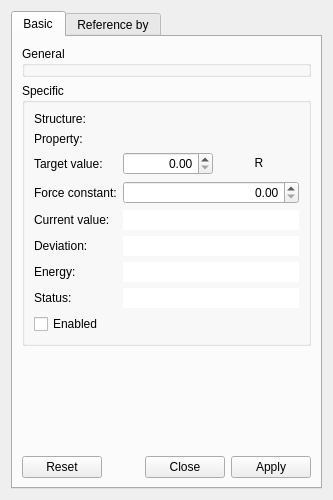
<?xml version="1.0" encoding="UTF-8"?>
<ui version="4.0">
 <class>RestraintDesigner</class>
 <widget class="QWidget" name="RestraintDesigner">
  <property name="geometry">
   <rect>
    <x>0</x>
    <y>0</y>
    <width>333</width>
    <height>500</height>
   </rect>
  </property>
  <property name="windowTitle">
   <string>Form</string>
  </property>
  <layout class="QVBoxLayout" name="verticalLayout">
   <item>
    <widget class="QTabWidget" name="tabWidget">
     <property name="currentIndex">
      <number>0</number>
     </property>
     <widget class="QWidget" name="tab">
      <attribute name="title">
       <string>Basic</string>
      </attribute>
      <layout class="QVBoxLayout" name="verticalLayout_2">
       <item>
        <widget class="QGroupBox" name="generalGB">
         <property name="title">
          <string>General</string>
         </property>
        </widget>
       </item>
       <item>
        <widget class="QGroupBox" name="specificGB">
         <property name="title">
          <string>Specific</string>
         </property>
         <layout class="QGridLayout" name="gridLayout">
          <item row="8" column="0" colspan="4">
           <widget class="QCheckBox" name="enabledCB">
            <property name="text">
             <string>Enabled</string>
            </property>
           </widget>
          </item>
          <item row="2" column="0">
           <widget class="QLabel" name="label_3">
            <property name="text">
             <string>Target value:</string>
            </property>
           </widget>
          </item>
          <item row="1" column="1" colspan="3">
           <widget class="QObjectLinkWidget" name="propertyLO" native="true"/>
          </item>
          <item row="4" column="0">
           <widget class="QLabel" name="label_5">
            <property name="text">
             <string>Current value:</string>
            </property>
           </widget>
          </item>
          <item row="1" column="0">
           <widget class="QLabel" name="label_2">
            <property name="text">
             <string>Property:</string>
            </property>
           </widget>
          </item>
          <item row="5" column="1" colspan="3">
           <widget class="QQuantityLineEdit" name="deviationLE">
            <property name="frame">
             <bool>false</bool>
            </property>
            <property name="alignment">
             <set>Qt::AlignRight|Qt::AlignTrailing|Qt::AlignVCenter</set>
            </property>
            <property name="readOnly">
             <bool>true</bool>
            </property>
           </widget>
          </item>
          <item row="3" column="1" colspan="3">
           <widget class="QQuantitySpinBox" name="forceSB">
            <property name="alignment">
             <set>Qt::AlignRight|Qt::AlignTrailing|Qt::AlignVCenter</set>
            </property>
           </widget>
          </item>
          <item row="7" column="0">
           <widget class="QLabel" name="label_8">
            <property name="text">
             <string>Status:</string>
            </property>
           </widget>
          </item>
          <item row="4" column="1" colspan="3">
           <widget class="QQuantityLineEdit" name="currentValueLE">
            <property name="frame">
             <bool>false</bool>
            </property>
            <property name="alignment">
             <set>Qt::AlignRight|Qt::AlignTrailing|Qt::AlignVCenter</set>
            </property>
            <property name="readOnly">
             <bool>true</bool>
            </property>
           </widget>
          </item>
          <item row="6" column="0">
           <widget class="QLabel" name="label_7">
            <property name="text">
             <string>Energy:</string>
            </property>
           </widget>
          </item>
          <item row="3" column="0">
           <widget class="QLabel" name="label_4">
            <property name="text">
             <string>Force constant:</string>
            </property>
           </widget>
          </item>
          <item row="0" column="0">
           <widget class="QLabel" name="label">
            <property name="text">
             <string>Structure:</string>
            </property>
           </widget>
          </item>
          <item row="5" column="0">
           <widget class="QLabel" name="label_6">
            <property name="text">
             <string>Deviation:</string>
            </property>
           </widget>
          </item>
          <item row="0" column="1" colspan="3">
           <widget class="QObjectLinkWidget" name="structureW" native="true"/>
          </item>
          <item row="2" column="1" colspan="2">
           <widget class="QQuantitySpinBox" name="targetSB">
            <property name="alignment">
             <set>Qt::AlignRight|Qt::AlignTrailing|Qt::AlignVCenter</set>
            </property>
           </widget>
          </item>
          <item row="2" column="3">
           <widget class="QPushButton" name="resetTargetPB">
            <property name="text">
             <string>R</string>
            </property>
            <property name="flat">
             <bool>true</bool>
            </property>
           </widget>
          </item>
          <item row="6" column="1" colspan="3">
           <widget class="QQuantityLineEdit" name="energyLE">
            <property name="frame">
             <bool>false</bool>
            </property>
            <property name="alignment">
             <set>Qt::AlignRight|Qt::AlignTrailing|Qt::AlignVCenter</set>
            </property>
            <property name="readOnly">
             <bool>true</bool>
            </property>
           </widget>
          </item>
          <item row="7" column="1" colspan="3">
           <widget class="QLineEdit" name="restraintStatusLA">
            <property name="frame">
             <bool>false</bool>
            </property>
            <property name="readOnly">
             <bool>true</bool>
            </property>
           </widget>
          </item>
         </layout>
        </widget>
       </item>
       <item>
        <spacer name="verticalSpacer">
         <property name="orientation">
          <enum>Qt::Vertical</enum>
         </property>
         <property name="sizeHint" stdset="0">
          <size>
           <width>20</width>
           <height>40</height>
          </size>
         </property>
        </spacer>
       </item>
       <item>
        <widget class="QDialogButtonBox" name="buttonBox">
         <property name="standardButtons">
          <set>QDialogButtonBox::Apply|QDialogButtonBox::Close|QDialogButtonBox::Reset</set>
         </property>
        </widget>
       </item>
      </layout>
     </widget>
     <widget class="QWidget" name="refByTab">
      <attribute name="title">
       <string>Reference by</string>
      </attribute>
     </widget>
    </widget>
   </item>
  </layout>
 </widget>
 <customwidgets>
  <customwidget>
   <class>QQuantityLineEdit</class>
   <extends>QLineEdit</extends>
   <header>QuantityLineEdit.hpp</header>
  </customwidget>
  <customwidget>
   <class>QObjectLinkWidget</class>
   <extends>QWidget</extends>
   <header location="global">ObjectLinkWidget.hpp</header>
   <container>1</container>
  </customwidget>
  <customwidget>
   <class>QQuantitySpinBox</class>
   <extends>QDoubleSpinBox</extends>
   <header location="global">QuantitySpinBox.hpp</header>
  </customwidget>
 </customwidgets>
 <resources/>
 <connections/>
</ui>
